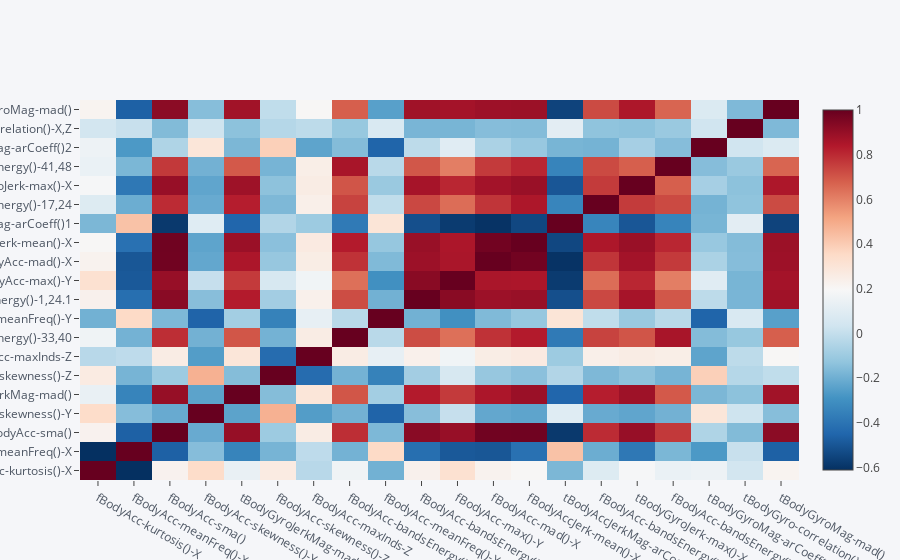

Notebook source saved alongside this figure:
### Markdown cell above
### Plotly + Cufflinks

### Code cell
corr.iplot(kind='heatmap', colorscale='-rdbu')

### Figure 1 — Plotly figure (JSON) as saved in the notebook; plotly's stock layout.template omitted (floating-point values rounded to 4 significant figures; data arrays with more than 128 entries replaced by an {"elided": "..."} marker saying what was removed)
{"data": [{"colorscale": [[0, "rgb(5,48,97)"], [0.1, "rgb(33,102,172)"], [0.2, "rgb(67,147,195)"], [0.3, "rgb(146,197,222)"], [0.4, "rgb(209,229,240)"], [0.5, "rgb(247,247,247)"], [0.6, "rgb(253,219,199)"], [0.7, "rgb(244,165,130)"], [0.8, "rgb(214,96,77)"], [0.9, "rgb(178,24,43)"], [1, "rgb(103,0,31)"]], "type": "heatmap", "x": ["fBodyAcc-kurtosis()-X", "fBodyAcc-meanFreq()-X", "fBodyAcc-sma()", "fBodyAcc-skewness()-Y", "tBodyGyroJerkMag-mad()", "fBodyAcc-skewness()-Z", "fBodyAcc-maxInds-Z", "fBodyAcc-bandsEnergy()-33,40", "fBodyAcc-meanFreq()-Y", "fBodyAcc-bandsEnergy()-1,24.1", "fBodyAcc-max()-Y", "fBodyAcc-mad()-X", "fBodyAccJerk-mean()-X", "tBodyAccJerkMag-arCoeff()1", "fBodyAcc-bandsEnergy()-17,24", "tBodyGyroJerk-max()-X", "fBodyAcc-bandsEnergy()-41,48", "tBodyGyroMag-arCoeff()2", "tBodyGyro-correlation()-X,Z", "tBodyGyroMag-mad()"], "y": ["fBodyAcc-kurtosis()-X", "fBodyAcc-meanFreq()-X", "fBodyAcc-sma()", "fBodyAcc-skewness()-Y", "tBodyGyroJerkMag-mad()", "fBodyAcc-skewness()-Z", "fBodyAcc-maxInds-Z", "fBodyAcc-bandsEnergy()-33,40", "fBodyAcc-meanFreq()-Y", "fBodyAcc-bandsEnergy()-1,24.1", "fBodyAcc-max()-Y", "fBodyAcc-mad()-X", "fBodyAccJerk-mean()-X", "tBodyAccJerkMag-arCoeff()1", "fBodyAcc-bandsEnergy()-17,24", "tBodyGyroJerk-max()-X", "fBodyAcc-bandsEnergy()-41,48", "tBodyGyroMag-arCoeff()2", "tBodyGyro-correlation()-X,Z", "tBodyGyroMag-mad()"], "z": {"elided": "20x20 float values"}}], "layout": {"legend": {"bgcolor": "#F5F6F9", "font": {"color": "#4D5663"}}, "paper_bgcolor": "#F5F6F9", "plot_bgcolor": "#F5F6F9", "titlefont": {"color": "#4D5663"}, "xaxis1": {"gridcolor": "#E1E5ED", "showgrid": true, "tickfont": {"color": "#4D5663"}, "title": "", "titlefont": {"color": "#4D5663"}, "zerolinecolor": "#E1E5ED"}, "yaxis1": {"gridcolor": "#E1E5ED", "showgrid": true, "tickfont": {"color": "#4D5663"}, "title": "", "titlefont": {"color": "#4D5663"}, "zerolinecolor": "#E1E5ED"}}}
